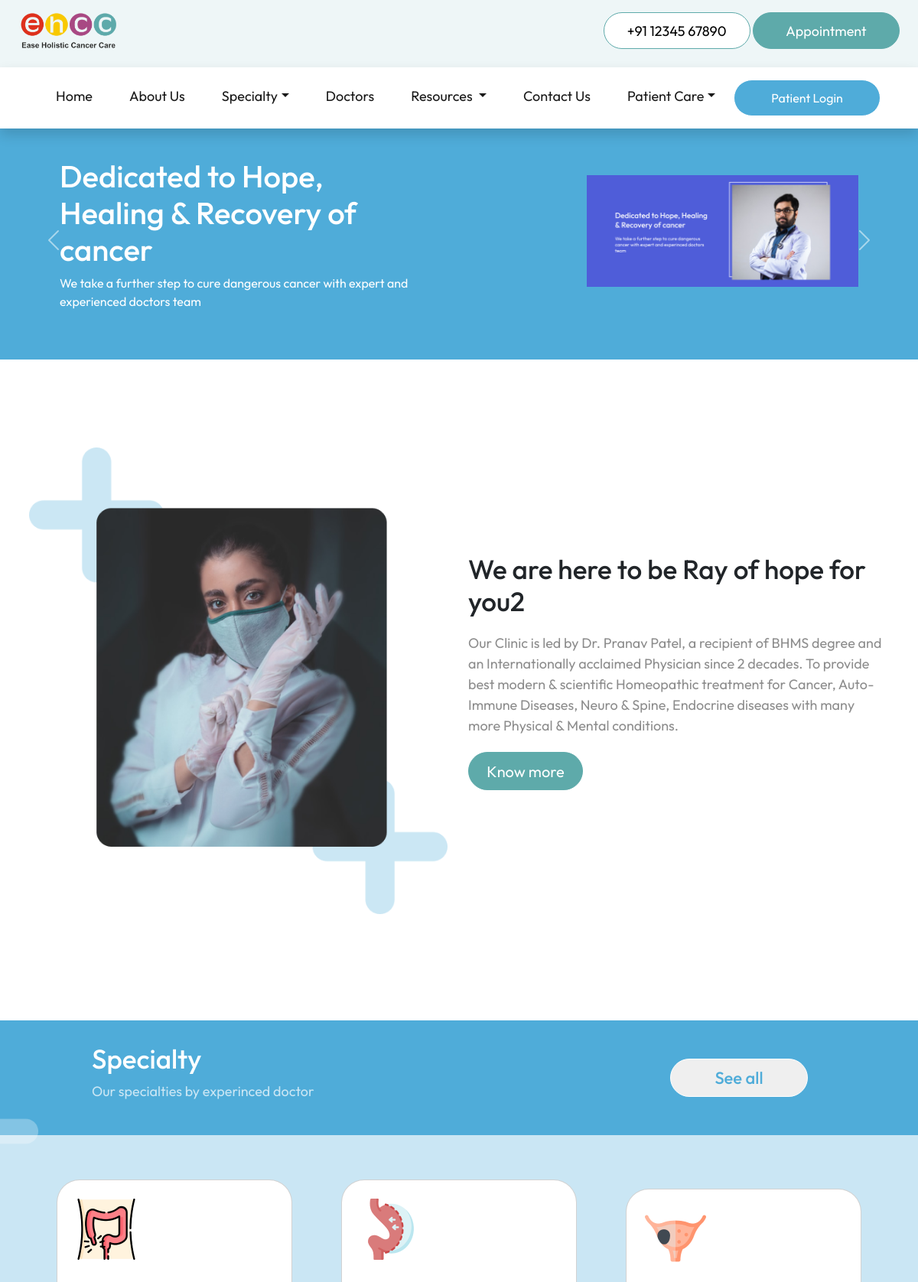
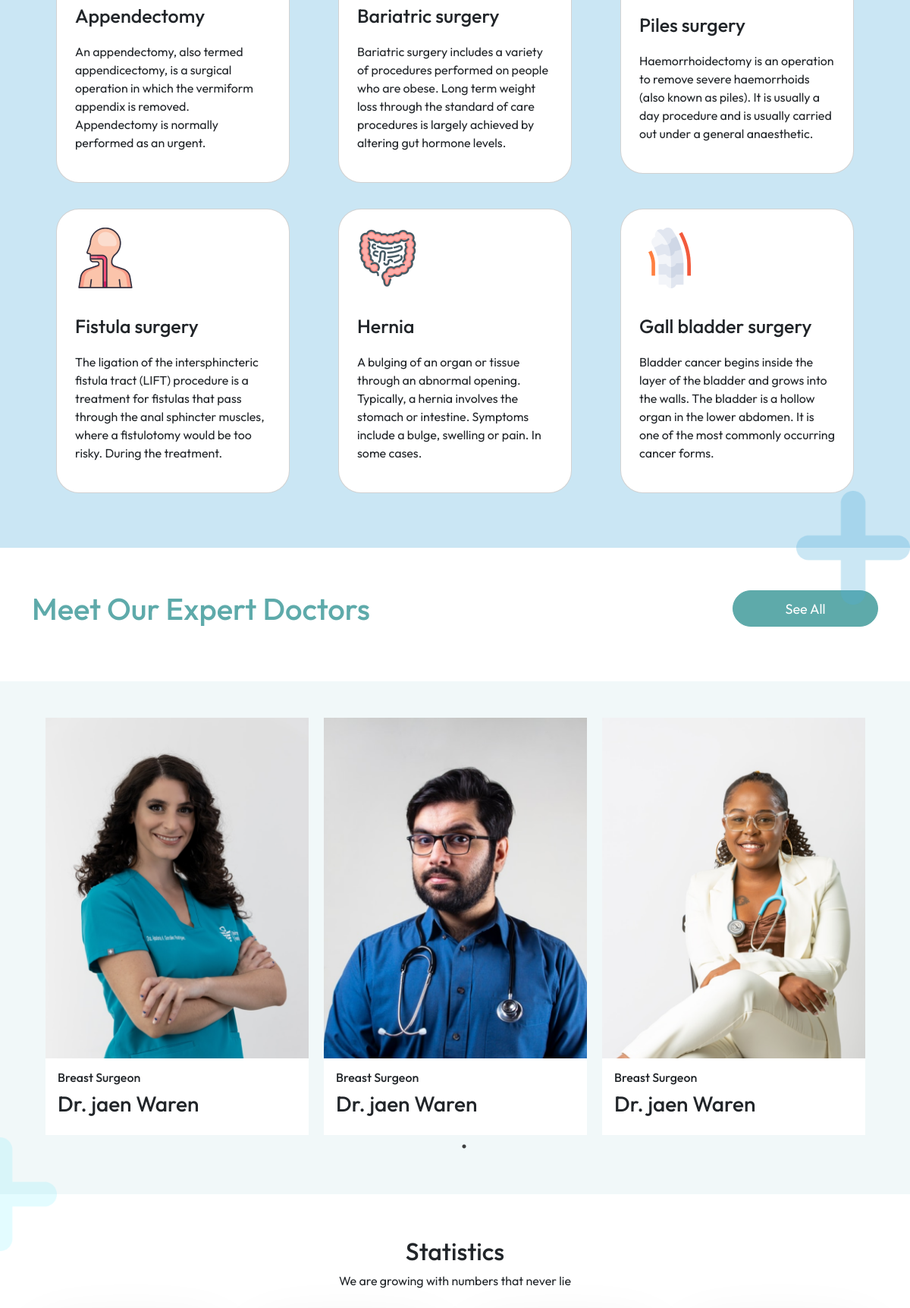
The page / (upper part) on the database its author committed (2 pictures, top to bottom).
### tables this page shows
CREATE TABLE "home_carousel" (
	"heading"	TEXT,
	"description"	TEXT,
	"image"	TEXT
, "id"	INTEGER);

CREATE TABLE "home_page" (
	"about_image"	TEXT,
	"about_heading"	TEXT,
	"about_description"	TEXT
);

CREATE TABLE "specialty" (
	"id"	INTEGER,
	"name"	TEXT,
	"description"	TEXT
, "illustration"	TEXT);

CREATE TABLE "doctors" (
	"id"	INTEGER,
	"name"	TEXT,
	"current_appointment"	TEXT,
	"profile_image"	TEXT
);

### flask_app.py (the view)
@app.route('/')
def index():
    database_connection = sqlite3.connect(database_location)
    database_cursor = database_connection.cursor()
    slides = database_cursor.execute("SELECT * FROM home_carousel")
    slides = slides.fetchall()
    about = database_cursor.execute("SELECT * FROM home_page")
    about = about.fetchone()
    specialties = database_cursor.execute("SELECT * FROM specialty")
    specialties = specialties.fetchmany(6)
    statistics = database_cursor.execute("SELECT * FROM home_statistics")
    statistics = statistics.fetchall()
    doctor_data = database_cursor.execute("SELECT * FROM doctors")
    doctor_data = doctor_data.fetchall()
    testimonials = database_cursor.execute("SELECT * FROM testimonials")
    testimonials = testimonials.fetchall()
    faqs = database_cursor.execute("SELECT * FROM home_faq")
    faqs = faqs.fetchall()
    database_connection.commit()
    database_connection.close()
    return render_template('index.html',slides=slides, about=about, specialties=specialties, statistics=statistics, social_links=social_links, doctor_data=doctor_data, testimonials=testimonials, faqs=faqs, navbar_specialties=navbar_specialties, navbar_diseases=navbar_diseases)

### templates/index.html (shortened to what this page needs)
<!DOCTYPE html>
<html lang="en">
<head>
  <link rel="stylesheet" href="https://cdnjs.cloudflare.com/ajax/libs/slick-carousel/1.8.1/slick-theme.min.css"
 />
  <link rel="stylesheet" href="https://cdnjs.cloudflare.com/ajax/libs/slick-carousel/1.8.1/slick.min.css"
 />
  <link href="https://cdn.jsdelivr.net/npm/bootstrap@5.2.0/dist/css/bootstrap.min.css" rel="stylesheet"
>
  <link href="https://unpkg.com/aos@2.3.1/dist/aos.css" rel="stylesheet">
  <link rel="stylesheet" href="../static/stylesheets/common.css">
  <link rel="stylesheet" href="../static/stylesheets/index.css">
  <link rel="stylesheet" href="../static/stylesheets/mediaquery.css">
</head>
<body>
  {% include 'navbar.html' %}
  <div id="Carousel_mainpage" class="carousel slide py-5 mt-2" data-bs-ride="carousel">
    <div class="carousel-inner">
      {% for slide in slides %}
      <div class="carousel-item {% if loop.first %}active{% endif %}" data-bs-interval="4000">
        <div class="container">
          <div class="row justify-content-center align-items-center">
            <div class="col-lg-6 text-lg-end text-center order-lg-2 mb-4 px-5">
              <img src="{{slide[2]}}" class="w-75" alt="">
            </div>
            <div class="col-lg-6 text-white order-lg-1 px-5">
              <h1>
                {{slide[0]}}
              </h1>
              <p>
                {{slide[1]}}
              </p>
            </div>
          </div>
        </div>
      </div>
      {% endfor %}
    </div>
    <button class="carousel-control-prev" type="button" data-bs-target="#Carousel_mainpage" data-bs-slide="prev">
      <span class="carousel-control-prev-icon" aria-hidden="true"></span>
    </button>
    <button class="carousel-control-next" type="button" data-bs-target="#Carousel_mainpage" data-bs-slide="next">
      <span class="carousel-control-next-icon" aria-hidden="true"></span>
    </button>
  </div>
  <div class="about_sect py-2">
    <div class="container">
      <div class="row align-items-center row_about">
        <div class="col-lg-6 mb-3 order-lg-2 py-4">
          <div class="about_content mt-md-3 mt-sm-3 mt-xs-3 py-5" data-aos="fade-left" data-aos-duration="1000">
            <h2>{{about[1]}}</h2>
            <p>{{about[2]}}</p>
            <a href="/about"> <button>Know more</button></a>
          </div>
        </div>
        <div class="col-lg-6 px-2 order-lg-1 mt-md-4 mt-sm-3 mt-xs-3" data-aos="fade-right" data-aos-duration="1000">
          <img src="{{about[0]}}" class="w-100" alt="">
        </div>
      </div>
    </div>
  </div>
  <div class="specialty_sect mt-5 mb-2" data-aos="fade-up" data-aos-duration="1000">
    <div class="specialty_header px-5">
      <div class="specialty_head_cont mx-lg-5 mx-sm-1 px-lg-4 px-md-2 px-sm-1 ">
        <h2>Specialty</h2>
        <p>Our specialties by experinced doctor</p>
      </div>
      <div class="specialty_head_btn mx-lg-5 mx-md-3 mx-sm-1 px-lg-5 px-sm-1">
        <button onclick="window.location.href='/specialty/'">See all</button>
      </div>
    </div>
    <img src="../static/images/elements/Group 33967.png" class="specialty_ele_1" alt="">
    <div class="container p-0">
      <div class="specialty_disease py-5 px-lg-4 px-md-4">
        <div class="row row_disease">
          {% for specialty in specialties %}
          <div class="col-lg-4 col-md-6 col-sm-12 d-block m-auto" style="cursor: pointer;" data-aos="fade-up"
            data-aos-duration="1000" onclick="onclick=window.location.href='/diseases/{{specialty[0]}}'">
            <div class="card card_disease mb-4 p-lg-4 p-md-4 p-sm-4 p-xs-4 p-4">
              <img src="{{specialty[3]}}" class="" alt="breast icon">
              <div class="disease_content">
                <h3>{{specialty[1]}}</h3>
                <p>{{specialty[2]}}</p>
              </div>
            </div>
          </div>
          {% endfor %}
        </div>
      </div>
    </div>
    <img src="../static/images/elements/Group 33957.png" class="specialty_ele_2" alt="">
  </div>
  <div class="container doctor py-5" data-aos="fade-up" data-aos-duration="1000">
    <div class="row">
      <div class="col-lg-6 mb-3">
        <h1 class="doctor_heading">Meet Our Expert Doctors</h1>
      </div>
      <div class="col-lg-6 text-lg-end">
        <button class="button_cta_appointment" onclick="window.location.href='/doctors'">See All</button>
      </div>
    </div>
  </div>
  <div class="doctor_carousel_container py-5" data-aos="fade-up" data-aos-duration="1000">
    <div class="container">
      <div class="row px-2">
        <div class="col-12 doctor_carousel">
          {% for doctor in doctor_data %}
          <div class="doctor_card" onclick="window.location.href='/doctorInfo/{{doctor[0]}}'" style="cursor: pointer;"
            data-aos="fade-up" data-aos-duration="1000">
            <img src="{{doctor[3]}}" alt="doctor-image">
            <div class="p-3">
              <h6>{{doctor[2]}}</h6>
              <h3>{{doctor[1]}}</h3>
            </div>
          </div>
          {% endfor %}
        </div>
      </div>
    </div>
  </div>
  <div id="statistics" class="position-relative" data-aos="fade-up" data-aos-duration="1000">
    <img src="../static/images/elements/Group 33979.png" class="statistics_ele_1" alt="">
    <div class="container py-5">
      <div class="row text-center">
        <h2 class="my-2">Statistics</h2>
        <p class="mb-5">We are growing with numbers that never lie</p>
      </div>
    </div>
  </div>
</body>
</html>

### static/stylesheets/common.css (style rules this page uses)
html, body { overflow-x: hidden; }
body { margin-top: 150px; }
* { margin: 0; padding: 0; box-sizing: border-box; font-family: "Outfit", sans-serif; }
:root { --nav-color: #EEF6F7; --primary-color: #5eaaaa; --heading-color: #4facd9; --section-background-color: #cae6f4; --contact-background-color: #284f4f; }
a { color: unset; text-decoration: none; cursor: pointer; }
.button_cta_appointment { width: 12rem; height: 3rem; border: 1px solid var(--primary-color) !important; background-color: var(--primary-color); border-radius: 50px; color: white; font-size: 18px; }

### static/stylesheets/index.css (style rules this page uses)
.carousel-control-prev { left: -20px; }
.carousel-control-next { right: -20px; }
.row_about { min-height: 800px; }
.about_content h2 { font-size: 45px; font-weight: 500; }
.about_content p { margin-top: 25px; font-size: 20px; font-weight: 400; color: #8D8D8D; }
.about_content button { margin-top: 12px; width: 210px; height: 60px; padding: 10px 5px; border-radius: 30px; border: 1px solid var(--primary-color); background-color: var(--primary-color); color: #ffffff; font-size: 20px; cursor: pointer; }
.specialty_header { display: flex; justify-content: space-between; align-items: center; width: 100%; height: 150px; background-color: var(--heading-color); }
.specialty_head_cont { color: #ffffff; font-style: normal; }
.specialty_head_cont h2 { font-weight: 500; font-size: 40px; }
.specialty_head_cont p { font-weight: 400; font-size: 20px; color: var(--section-background-color); }
.specialty_head_btn button { width: 210px; height: 60px; border: 1px solid #ffffff; color: var(--heading-color); border-radius: 30px; font-size: 22px; font-weight: 500; }
.specialty_sect { background-color: var(--section-background-color); position: relative; }
.specialty_disease { overflow: visible; }
.card_disease { border-radius: 30px; width: auto; height: auto; margin: 10px 20px; position: relative; z-index: 100; }
.card_disease img { width: 80px; height: 80px; }
.disease_content h3 { font-weight: 500; font-size: 25px; margin-top: 35px; }
.disease_content p { font-weight: 400; font-size: 16px; margin-top: 20px; }
.specialty_ele_1 { position: absolute; top: 50px; left: -100px; width: 200px; height: 200px; }
.specialty_ele_2 { position: absolute; width: 200px !important; height: 200px !important; z-index: 0; right: -100px; bottom: -100px; }
.doctor_heading { color: #5eaaaa; }
.button_cta_appointment { background: #5eaaaa; border-radius: 60px; border: none; outline: none; color: white; }
.doctor_carousel_container { background-color: rgba(119, 185, 193, 0.1); }
.doctor_card { margin: auto 10px; height: 550px; position: relative; }
.doctor_card img { width: 100%; height: 100%; object-fit: cover; object-position: top; position: absolute; }
.doctor_card div { position: absolute; bottom: 0px; background-color: white; width: 100%; transition: 0.3s; }
#Carousel_mainpage { background-color: #4FACD9; }
.statistics_ele_1 { position: absolute; top: -100px; left: -100px; width: 200px; height: auto; z-index: -1; }

### static/stylesheets/mediaquery.css (style rules this page uses)
@media screen and (max-width:1200px) { .about_content h2 { font-size: 35px; } }
@media screen and (max-width:1200px) { .about_content p { margin-top: 20px; font-size: 18px; } }
@media screen and (max-width:1200px) { .about_content button { margin-top: 5px; width: 150px; height: 50px; font-size: 20px; } }
@media screen and (max-width:1200px) { .specialty_head_cont h2 { font-size: 35px; } }
@media screen and (max-width:1200px) { .specialty_head_cont p { font-size: 18px; } }
@media screen and (max-width:1200px) { .specialty_head_btn button { width: 180px; height: 50px; } }
@media screen and (max-width:1200px) { .specialty_ele_1 { width: 150px; height: 150px; top: 70px; } }
@media screen and (max-width:1200px) { .specialty_ele_2 { width: 150px !important; height: 150px !important; bottom: -75px; right: 0px; } }
@media screen and (max-width:1200px) { .statistics_ele_1 { width: 150px; height: 150px; left: -75px; top: -75px; } }

### rows shown on the page
home_carousel: image (picture), heading "Dedicated to Hope, Healing & Recovery of cancer", description "We take a further step to cure dangerous cancer with expert and experienced doctors team"
home_page: about_heading "We are here to be Ray of hope for you2", about_description "Our Clinic is led by Dr. Pranav Patel, a recipient of BHMS degree and an Internationally acclaimed Physician since 2 decades. To provide best modern & scientific Homeopathic treatment for Cancer, Auto-Immune Diseases, Neuro & Spine, Endocrine diseases with many more Physical & Mental conditions.", about_image (picture)
specialty: illustration (picture), name "Appendectomy", description "An appendectomy, also termed appendicectomy, is a surgical operation in which the vermiform appendix is removed. Appendectomy is normally performed as an urgent."
specialty: illustration (picture), name "Bariatric surgery", description "Bariatric surgery includes a variety of procedures performed on people who are obese. Long term weight loss through the standard of care procedures is largely achieved by altering gut hormone levels."
specialty: illustration (picture), name "Piles surgery", description "Haemorrhoidectomy is an operation to remove severe haemorrhoids (also known as piles). It is usually a day procedure and is usually carried out under a general anaesthetic."
specialty: illustration (picture), name "Fistula surgery", description "The ligation of the intersphincteric fistula tract (LIFT) procedure is a treatment for fistulas that pass through the anal sphincter muscles, where a fistulotomy would be too risky. During the treatment."
specialty: illustration (picture), name "Hernia", description "A bulging of an organ or tissue through an abnormal opening. Typically, a hernia involves the stomach or intestine. Symptoms include a bulge, swelling or pain. In some cases."
specialty: illustration (picture), name "Gall bladder surgery", description "Bladder cancer begins inside the layer of the bladder and grows into the walls. The bladder is a hollow organ in the lower abdomen. It is one of the most commonly occurring cancer forms."
doctors: profile_image (picture), current_appointment "Breast Surgeon", name "Dr. jaen Waren"
doctors: profile_image (picture), current_appointment "Breast Surgeon", name "Dr. jaen Waren"
doctors: profile_image (picture), current_appointment "Breast Surgeon", name "Dr. jaen Waren"
